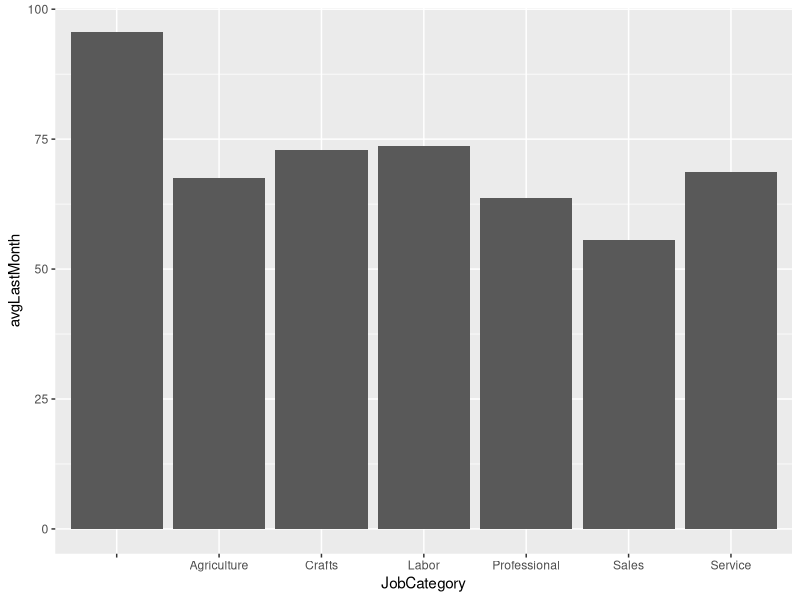
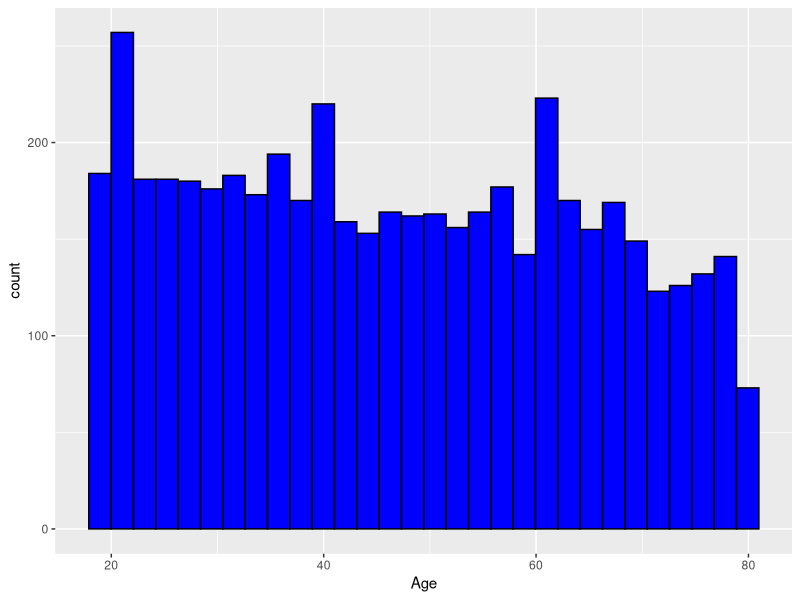
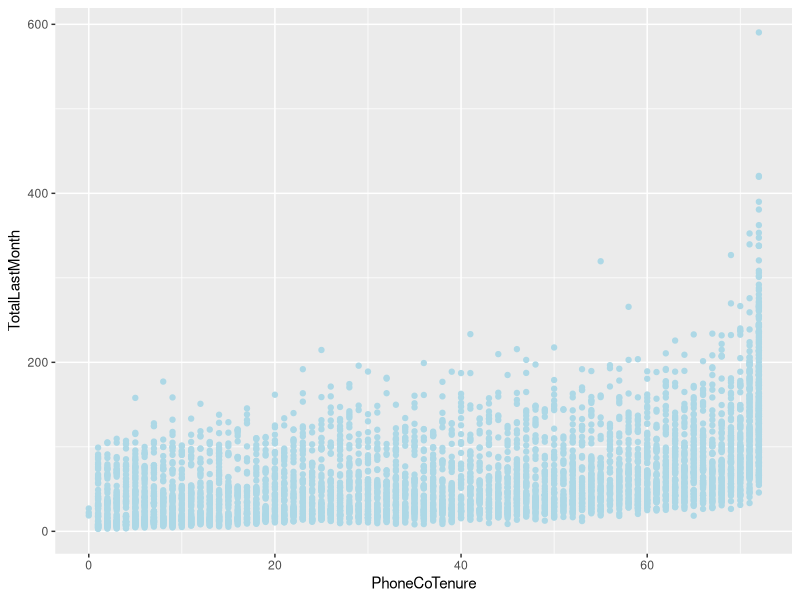
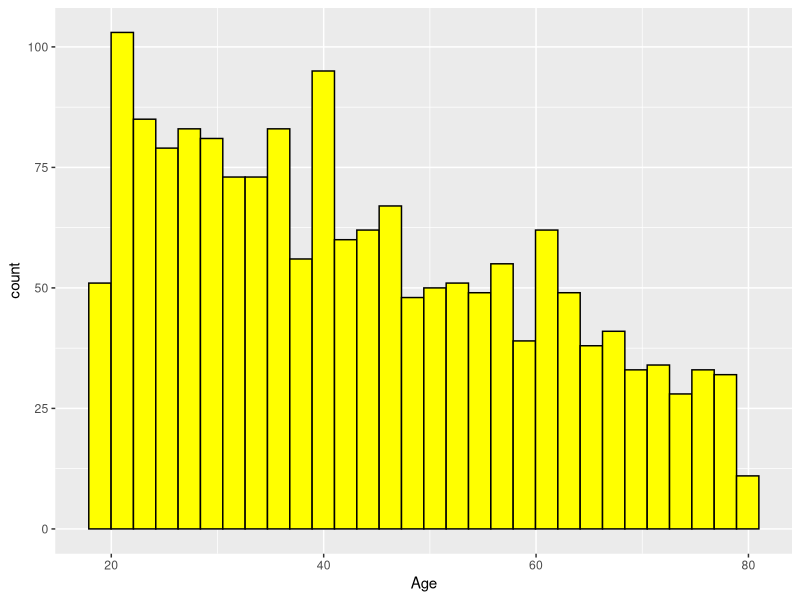
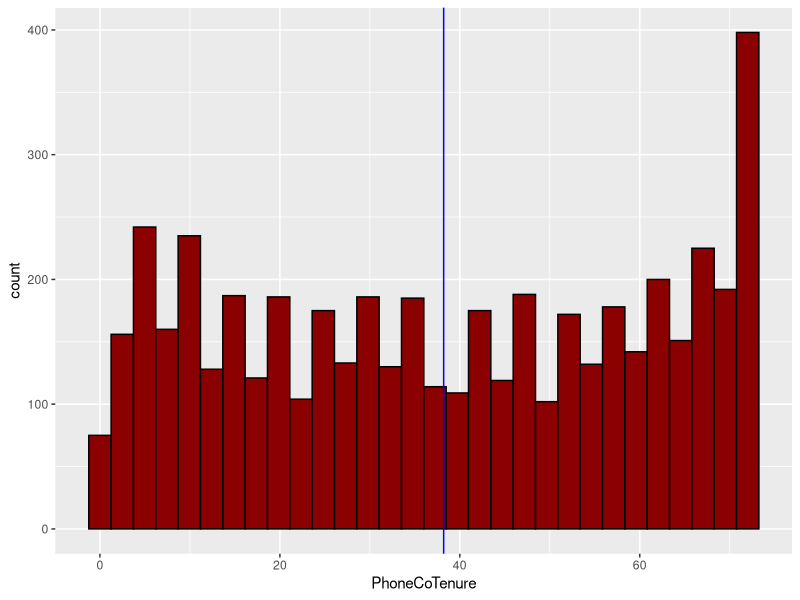

These figures' R source, in order:

library(tidyverse)
library(caret)
library(writexl)

data <- read.csv("data/Customer_Dataset_Data.csv", na.strings = "?", stringsAsFactors = F)
data <- data %>% column_to_rownames(., var = "CustomerID")

# Drop irrelevant columns
data <- data[, -c(7,18,19,20,21,23,24,25,26,27,28,29,30,31,32)]


# Convert monetary columns from character to numeric

data$VoiceOverTenure <- parse_number(data$VoiceOverTenure)
data$VoiceLastMonth <- parse_number(data$VoiceLastMonth)

data$EquipmentOverTenure <- parse_number(data$EquipmentOverTenure)
data$EquipmentLastMonth <- parse_number(data$EquipmentLastMonth)

data$DataOverTenure <- parse_number(data$DataOverTenure)
data$DataLastMonth <- parse_number(data$DataLastMonth)

data$CardSpendMonth <- parse_number(data$CardSpendMonth)


# Convert null values in monetary columns to 0

data$VoiceOverTenure[is.na(data$VoiceOverTenure)] <- 0
data$VoiceLastMonth[is.na(data$VoiceLastMonth)] <- 0

data$EquipmentOverTenure[is.na(data$EquipmentOverTenure)] <- 0
data$EquipmentLastMonth[is.na(data$EquipmentLastMonth)] <- 0

data$DataOverTenure[is.na(data$DataOverTenure)] <- 0
data$DataLastMonth[is.na(data$DataLastMonth)] <- 0

data$CardSpendMonth[is.na(data$CardSpendMonth)] <- 0

# Derived Feature

data$HHIncome <- parse_number(data$HHIncome)
data$TotalOverTenure <- data$VoiceOverTenure + data$EquipmentOverTenure + data$DataOverTenure
data$TotalByTenure <- data$TotalOverTenure / data$PhoneCoTenure
data$TotalLastMonth <- data$VoiceLastMonth + data$EquipmentLastMonth + data$DataLastMonth


data_occupation <- data %>%
  group_by(JobCategory) %>%
  summarise(avgLastMonth = mean(TotalLastMonth))

a <- ggplot(data = data_occupation) +
  geom_col(aes(x=JobCategory, y=avgLastMonth))
print(a)

b <- ggplot(data = data) +
  geom_histogram(aes(x=Age), bins=30, color = "black", fill = "blue")
print(b)

c <- ggplot(data = data) +
  geom_point(aes(x=PhoneCoTenure, y=TotalLastMonth), color = "lightblue")
print(c)


data_equip <- data %>%
  add_count(EquipmentRental) %>%
  group_by(EquipmentRental,n) %>%
  summarise(avgLastMonth = mean(TotalLastMonth))

d <- ggplot(data = data %>% filter(EquipmentRental == "Yes")) +
  geom_histogram(aes(x=Age), color="black", fill="yellow", bins=30)
print(d)


data_wireless <- data %>%
  add_count(WirelessData) %>%
  group_by(WirelessData,n) %>%
  summarise(avgLastMonth = mean(TotalLastMonth))

data <- data %>% mutate(segment = case_when(
  EquipmentRental == "Yes" & WirelessData == "Yes" ~ 1,
  EquipmentRental == "Yes" & WirelessData == "No" ~ 2,
  EquipmentRental == "No" & WirelessData == "Yes" ~ 3,
  EquipmentRental == "No" & WirelessData == "No" ~ 4,
))

data_segmented <- data %>% add_count(segment) %>%
  group_by(segment,n) %>%
  select_if(is.numeric) %>%
  summarise_all("median")

e <- ggplot(data = data) +
  geom_histogram(aes(x=PhoneCoTenure), color="black", fill="darkred") +
  geom_vline(xintercept = mean(data$PhoneCoTenure), color="blue")
print(e)